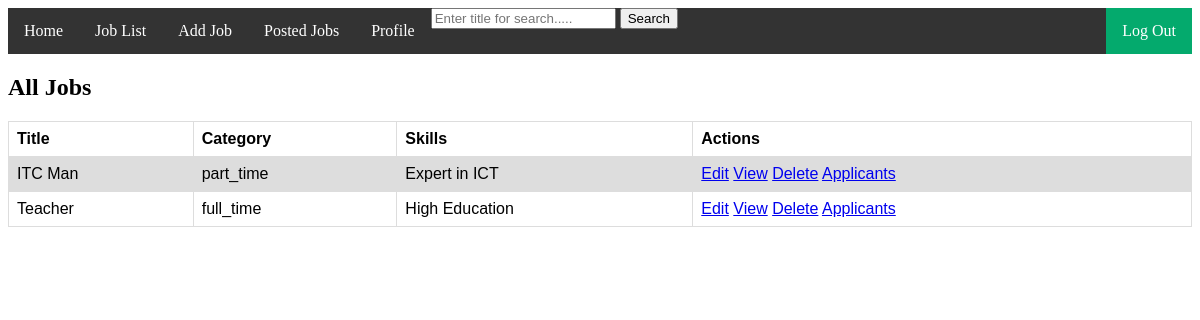
Screenshot of /postedjob/ (signed in) with the database file from the repository.
### myApp/models.py (models this page shows)
class jobmodel(models.Model):
    category=[
        ('full_time','Full_Time'),
        ('part_time','Part_Time'),
    ]
    created_by=models.ForeignKey(customuser,on_delete=models.CASCADE,null=True)
    title=models.CharField(max_length=100,null=True)
    number_of_openings=models.CharField(max_length=100,null=True)
    category=models.CharField(choices=category,max_length=100,null=True)
    job_description=models.TextField(null=True)
    skills=models.CharField(max_length=100,null=True)

### myProject/views.py (the view)
# urls.py: path('postedjob/',postedjob,name="postedjob"),
@login_required
def postedjob(request):
    job=jobmodel.objects.filter(created_by=request.user)
    return render(request,'postedjob.html',{'job':job})

### Template/postedjob.html (shortened to what this page needs)
{% extends 'index.html' %}
{% block content %}
<!DOCTYPE html>
<html>
<head>
</head>
<body>
<h2>All Jobs</h2>
<table>
  <tr>
    <th>Title</th>
    <th>Category</th>
    <th>Skills</th>
    <th>Actions</th>
  </tr>
  {% for i in job %}
  <tr>
    <td> {{i.title}} </td>
    <td> {{i.category}} </td>
    <td> {{i.skills}} </td>
    <td>
        <a href="{% url 'editjob' i.id %}">Edit</a>
        <a href="{% url 'jobdetails' i.id %}">View</a>
        <a href=" {% url 'deletejob' i.id %} ">Delete</a>
        <a href=" {% url 'viewapplicant' i.id %} ">Applicants</a>
    </td>
  </tr>
  {% endfor %}
</table>
</body>
</html>
{% endblock content %}

### Template/postedjob.html (style rules this page uses)
table { font-family: arial, sans-serif; border-collapse: collapse; width: 100%; }
td, th { border: 1px solid #dddddd; text-align: left; padding: 8px; }
tr:nth-child(even) { background-color: #dddddd; }

### rows the page displays
jobmodel: title "ITC Man", category "part_time", skills "Expert in ICT"
jobmodel: title "Teacher", category "full_time", skills "High Education"
